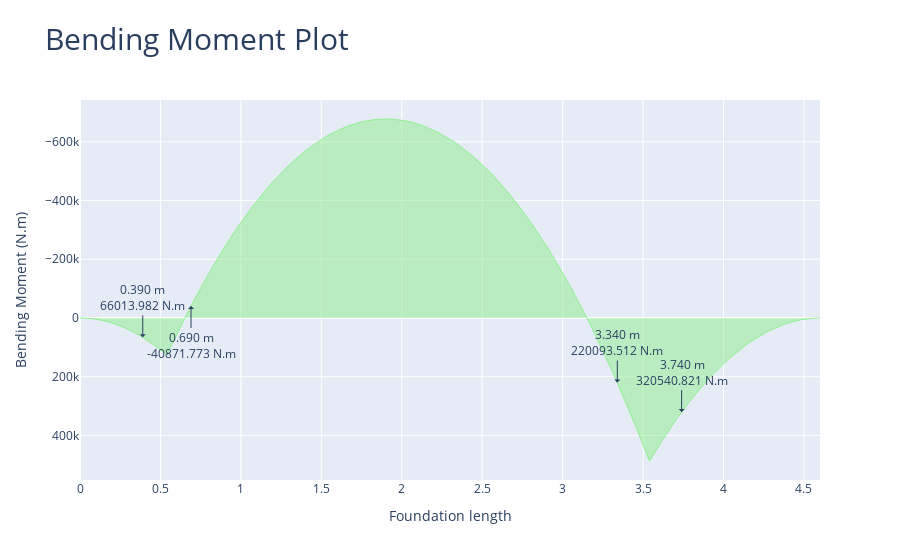

Source (notebook cell):
### Markdown cell above
#### Show the bending moment diagram in x direction showing the design bending moment

### Code cell
comb_footing_design.plot_bending_moment_X()

### Figure 1 — Plotly figure (JSON) as saved in the notebook; plotly's stock layout.template omitted (floating-point values rounded to 4 significant figures; data arrays with more than 128 entries replaced by an {"elided": "..."} marker saying what was removed)
{"data": [{"fill": "tozeroy", "hovertemplate": "x: %{x:.3f} %{meta[0]}<br>f(x): %{y:.3f} %{meta[1]}", "line": {"color": "lightgreen", "width": 1}, "meta": ["m", "N.m"], "mode": "lines", "name": "Bending Moment", "type": "scatter", "x": {"elided": "206 float values"}, "y": {"elided": "206 float values"}}], "layout": {"annotations": [{"arrowhead": 1, "ax": 0, "ay": -40, "showarrow": true, "text": "0.390 m<br>66013.982 N.m", "x": 0.39, "xref": "x", "y": 66010.0, "yref": "y"}, {"arrowhead": 1, "ax": 0, "ay": 40, "showarrow": true, "text": "0.690 m<br>-40871.773 N.m", "x": 0.69, "xref": "x", "y": -40870.0, "yref": "y"}, {"arrowhead": 1, "ax": 0, "ay": -40, "showarrow": true, "text": "3.340 m<br>220093.512 N.m", "x": 3.34, "xref": "x", "y": 220100.0, "yref": "y"}, {"arrowhead": 1, "ax": 0, "ay": -40, "showarrow": true, "text": "3.740 m<br>320540.821 N.m", "x": 3.74, "xref": "x", "y": 320500.0, "yref": "y"}], "title": {"font": {"size": 30}, "text": "Bending Moment Plot"}, "xaxis": {"title": {"text": "Foundation length"}}, "yaxis": {"autorange": "reversed", "title": {"text": "Bending Moment (N.m)"}}}}
